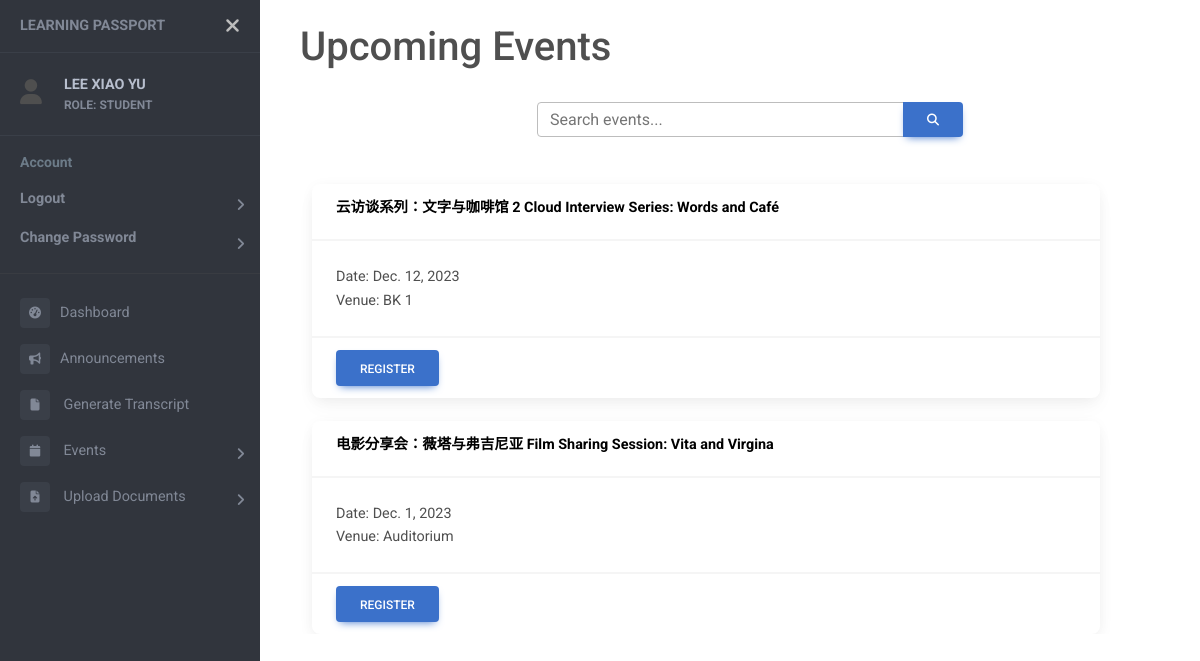
Page /events (signed in) on the earlier database version.
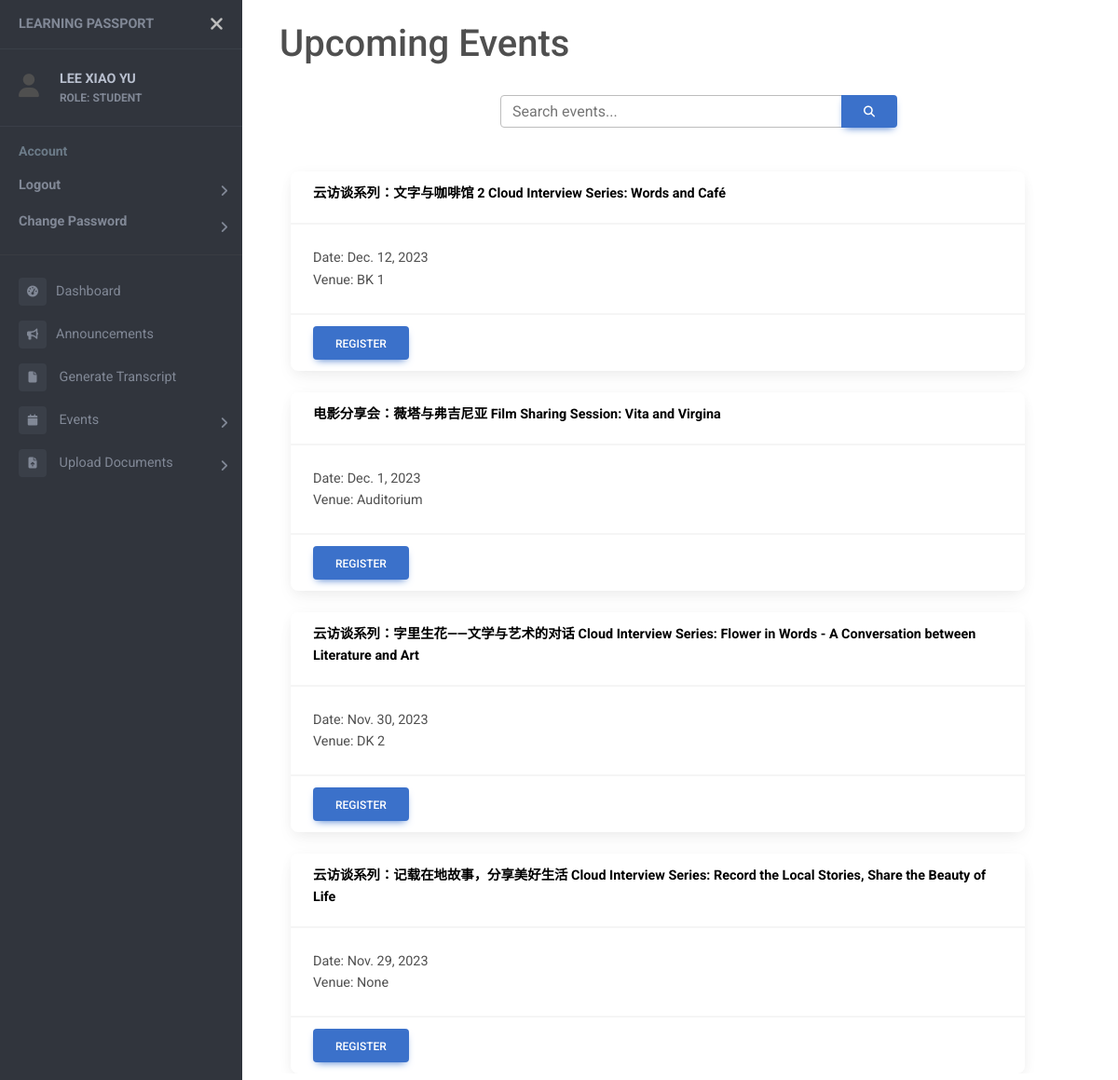
Same page on the later database version.
### events/models.py (models this page shows)
class Events(models.Model):
    c_name = models.CharField(max_length=50, null=True)
    e_name = models.CharField(max_length=50)
    TYPE = (
        (1, 'Seminar/Talk'),
        (2, 'Conference'),
        (3, 'Proposal Defense'),
        (4, 'Candidature Defense'),
        (5, 'Welcome Week/Month'),
        (6, 'Chinese Studies Night'),
        (7, 'Workshop'),
        (8, 'Others'),
    )
    type = models.SmallIntegerField(choices=TYPE, null=True)
    start = models.DateTimeField(null=True)
    end = models.DateTimeField(null=True)
    year = models.IntegerField()
    venue = models.CharField(max_length=100, null=True)
    desc = models.CharField(max_length=200, null=True)
    internal = models.BooleanField()
    speaker = models.CharField(max_length=50, null=True)
    attendance = models.BooleanField(null=True)
    enable_attendance = models.BooleanField(null=True)
    file = models.FileField(upload_to='event_com/', null=True)
    filename = models.CharField(max_length=100, null=True)
    file_by = models.ForeignKey(Student, on_delete=models.SET_NULL, null=True)
    status = models.BooleanField(null=True)
    poster = models.FileField(upload_to='event_poster/', null=True)

### events/views.py (the view, shortened to what this page needs)
# urls.py: path('events', views.eventListView, name="events"),
@login_required
def eventListView (request):
    current_date = datetime.now()
    if request.user.role in 'STUDENT':
        events = Events.objects.filter(internal=1, start__gte=current_date).order_by("-start")
    else:
        events = Events.objects.filter(internal=1).order_by("-start")
    option_obj = Events.type.field.choices
    parts = list()
    if request.user.role in 'STUDENT':
        student = Student.objects.get(user_id=request.user.id)
        for event in events:
            part = Event_Participants.objects.filter(student=student, event=event).first()
            parts.append(part)
    else:
        parts = ''
    print(events)
    event_parts = zip(events,parts)
    context = {
        "events": events,
        "event_parts": event_parts,
        "option_obj": option_obj,
    }
    return render (request, "event_list.html", context)

### templates/event_list.html (shortened to what this page needs)
<!DOCTYPE html>
{% extends "sidebar.html" %}
{% block content %}
{% load static %}
<head>
  <h1>Upcoming Events</h1>
  <br />
  <div class="container container-fluid">
    <div class="row mb-4">
      <div class="col-md-6 offset-md-3">
        <div class="input-group">
          <input id="search-input" type="text" class="form-control" placeholder="Search events...">
          <button class="btn btn-primary" type="button">
            <i class="fas fa-search"></i>
          </button>
        </div>
      </div>
    </div>
    {% if request.user.role in 'SUPER ADMIN' %}
      <button type="button" class="btn btn-primary" data-mdb-toggle="modal" data-mdb-target="#event_modal">
        <i class="fa fa-calendar-plus"></i> &nbsp;
        Add Event
      </button>
      <br>
      {% for event in events %}
      <br>
      <div class="card">
        <div class="card-header d-flex justify-content-between align-items-center">
          <a class="card-title" href="{% url 'event-detail' event.id %}" style="vertical-align:middle;">
            <strong>{% if event.c_name %}{{event.c_name}}<br>{% endif %} {{event.e_name}}</strong>
          </a>
          <form method="POST">
            {% csrf_token %}
            <div class="button-container d-flex align-items-center">
              <a href="{% url 'admin-attendance' event.id %}" id="admin-attendance-button" class="btn btn-light">
                <i class="fas fa-calendar-alt"></i>
              </a>
              <button id="edit-button" type="button" class="edit-button btn btn-primary" data-mdb-toggle="modal"
                data-mdb-target="#edit_modal" data-event-id="{{ event.id }}">
                <i class="fas fa-edit"></i>
              </button>
              <input name="event_id" value={{event.id}} hidden>
              <button class="btn btn-danger" type="submit" name="delete_event"
                onclick="return confirm('Confirm to delete {{event.e_name}}?')">
                <i class="fas fa-trash"></i>
              </button>
            </div>
          </form>
        </div>
        <div class="card-body">
          Date: {{event.start.date}} <br />
          Venue: {{event.venue}}
        </div>
      </div>
      {% endfor %}
  {% else %}
    {% for event,part in event_parts %}
    <br />
    <div class="card">
      <a href="{% url 'event-detail' event.id %}">
        <div class="card-header">
          <div class="card-title">
            <strong>{% if event.c_name %}{{event.c_name}}{% endif %} {{event.e_name}}</strong>
          </div>
        </div>
      </a>
      <div class="card-body">
        Date: {{event.start.date}}
        <br>
        Venue: {{event.venue}}
      </div>
      <div class="card-footer">
        {% if part.registered != 1 %}
        <button id="reg_button" type="button" class="reg_button btn btn-primary" name="reg_event"
          data-mdb-toggle="modal" data-mdb-target="#reg_event_modal" data-event-id="{{ event.id }}">
          Register
        </button>
        {% else %}
        <button type="button" class="btn btn-primary" name="reg_event" disabled>
          Registered
        </button>
        {% endif %}
      </div>
    </div>
    {% endfor %}
  {% endif %}
</div>
{% endblock %}

Differences in the rows shown:
now on this page (row edited): Events: c_name "云访谈系列：字里生花——文学与艺术的对话", e_name "Cloud Interview Series: Flower in Words - A Conversation between Literature and Art", start "Nov. 30, 2023", venue "DK 2"
now on this page (row edited): Events: c_name "云访谈系列：记载在地故事，分享美好生活", e_name "Cloud Interview Series: Record the Local Stories, Share the Beauty of Life", start "Nov. 29, 2023", venue "None"
